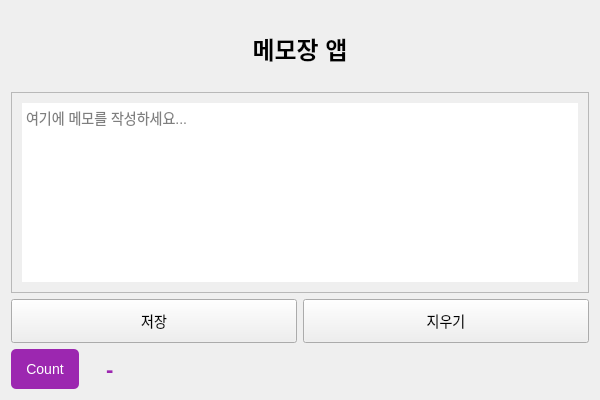
<?xml version="1.0" encoding="UTF-8"?>
<ui version="4.0">
 <class>Form</class>
 <widget class="QWidget" name="Form">
  <property name="geometry">
   <rect>
    <x>0</x>
    <y>0</y>
    <width>600</width>
    <height>400</height>
   </rect>
  </property>
  <property name="windowTitle">
   <string>메모장</string>
  </property>
  <layout class="QVBoxLayout" name="verticalLayout">
   <item>
    <widget class="QLabel" name="label">
     <property name="text">
      <string>메모장 앱</string>
     </property>
     <property name="alignment">
      <set>Qt::AlignCenter</set>
     </property>
     <property name="styleSheet">
      <string notr="true">font-size: 24px; font-weight: bold; padding: 20px;</string>
     </property>
    </widget>
   </item>
   <item>
    <widget class="QTextEdit" name="text_edit">
     <property name="styleSheet">
      <string notr="true">font-size: 14px; padding: 10px;</string>
     </property>
     <property name="placeholderText">
      <string>여기에 메모를 작성하세요...</string>
     </property>
    </widget>
   </item>
   <item>
    <layout class="QHBoxLayout" name="button_layout">
     <item>
      <widget class="QPushButton" name="btn_save">
       <property name="text">
        <string>저장</string>
       </property>
       <property name="styleSheet">
        <string notr="true">padding: 10px; font-size: 14px;</string>
       </property>
      </widget>
     </item>
     <item>
      <widget class="QPushButton" name="btn_clear">
       <property name="text">
        <string>지우기</string>
       </property>
       <property name="styleSheet">
        <string notr="true">padding: 10px; font-size: 14px;</string>
       </property>
      </widget>
     </item>
    </layout>
   </item>
   <item>
    <layout class="QHBoxLayout" name="count_layout">
     <item>
      <widget class="QPushButton" name="btn_count">
       <property name="minimumSize">
        <size>
         <width>0</width>
         <height>40</height>
        </size>
       </property>
       <property name="styleSheet">
        <string notr="true">font-size: 14px; background-color: #9c27b0; color: white; border: none; border-radius: 5px; padding: 5px 15px;</string>
       </property>
       <property name="text">
        <string>Count</string>
       </property>
      </widget>
     </item>
     <item>
      <widget class="QLabel" name="count_label">
       <property name="text">
        <string>-</string>
       </property>
       <property name="styleSheet">
        <string notr="true">font-size: 22px; font-weight: bold; padding: 5px 15px; color: #9c27b0;</string>
       </property>
      </widget>
     </item>
     <item>
      <spacer name="count_spacer">
       <property name="orientation">
        <enum>Qt::Horizontal</enum>
       </property>
       <property name="sizeHint" stdset="0">
        <size>
         <width>40</width>
         <height>20</height>
        </size>
       </property>
      </spacer>
     </item>
    </layout>
   </item>
  </layout>
 </widget>
 <resources/>
 <connections/>
</ui>
